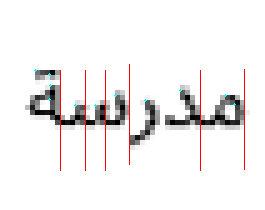
#> input picture segmentation/contoured.png, 265 x 210 px
$ python temp.py
#> lines starting #> are read from the running program, lines starting #| are printed output that depends on the picture; after the words box and inside, x2 and y2 are one past the last pixel; in counts of white or black regions, pixels touching at a corner belong together
import cv2 as cv
import numpy as np
import copy
from matplotlib import pyplot as plt
img = cv.imread('contoured.png')
#> img is the input picture: shape (210, 265, 3); mean B, G, R 240.1, 240.1, 242.6
(ys , xs , _)= img.shape
#> ys = 210; xs = 265
print(img.shape)
#| (210, 265, 3)
# img = cv.resize(img,(xs*5,ys*5), interpolation=cv.INTER_AREA)
template = cv.imread('yaaa.png')
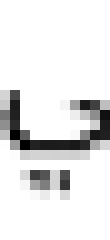
#> input picture segmentation/yaaa.png, 55 x 120 px (shown 2 times larger)
#> template is the input picture: shape (120, 55, 3); min 0, max 255, mean 229
w, h ,_ = template.shape
#> w = 120; h = 55
print(template.shape)
#| (120, 55, 3)

# All the 6 methods for comparison in a list
methods = ['cv.TM_CCOEFF', 'cv.TM_CCOEFF_NORMED', 'cv.TM_CCORR',
            'cv.TM_CCORR_NORMED', 'cv.TM_SQDIFF', 'cv.TM_SQDIFF_NORMED0']
meth = 'cv.TM_SQDIFF'
method = eval(meth)
# Apply template Matching
res = cv.matchTemplate(img,template,method)
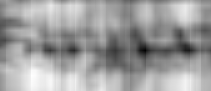
#> res: shape (91, 211) float32; min 58029520, max 211316912, mean 153342016; drawn with min black and max white
threshold = 0.99
loc = np.where( res >= threshold)
#> loc = 19201 positions, rows 0 to 90, columns 0 to 210
print(len(loc))
#| 2
min_val, max_val, min_loc, max_loc = cv.minMaxLoc(res)
#> min_val = 58029520; max_val = 211316912; min_loc = (145, 50); max_loc = (31, 75)
print(min_val, max_val)
#| 58029520.0 211316912.0
# If the method is TM_SQDIFF or TM_SQDIFF_NORMED, take minimum
# if method in [cv.TM_SQDIFF, cv.TM_SQDIFF_NORMED]:
print(min_loc)
#| (145, 50)
top_left = min_loc
#> top_left = (145, 50)
cv.circle(img,(top_left[0],top_left[1]),1, (255, 0, 0), -1)
#> img: shape (210, 265, 3); 0.01% of pixels changed, all inside (x1, y1, x2, y2) = (144, 49, 147, 52)
# [4 lines of commented-out code are left out]

bottom_right = (top_left[0] + h, top_left[1] + w)
#> bottom_right = (200, 170)
cv.rectangle(img,top_left, bottom_right, (0,0,255), 1)
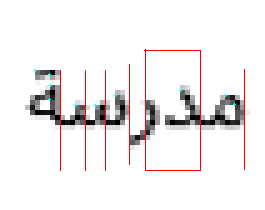
#> img: shape (210, 265, 3); mean B, G, R 239.1, 239, 242.7
cv.imwrite("img.png",img)

plt.subplot(121),plt.imshow(res,cmap = 'gray')
plt.title('Matching Result'), plt.xticks([]), plt.yticks([])
plt.subplot(122),plt.imshow(img,cmap = 'gray')
plt.title('Detected Point'), plt.xticks([]), plt.yticks([])
plt.suptitle(meth)
# plt.show()
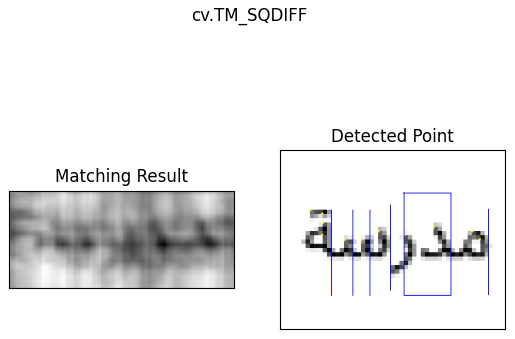
#> figure drawn by matplotlib, 2 panels; B, G, R data is drawn as R, G, B
